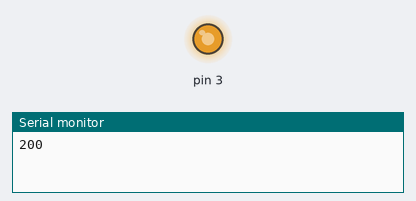
Bench run of a sketch on a simulated Arduino Uno, built with avr-gcc and run on an emulated ATmega328P. On the bench: output pins drawn as LEDs (lit = HIGH), the last lines printed to the serial monitor.

Above: at 0.05 s.
At 1.5 s:
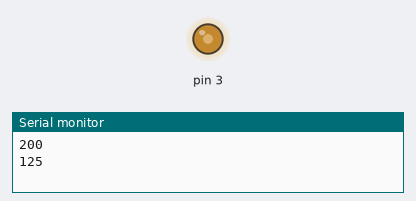
At 3.05 s:
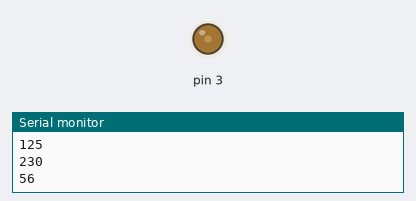
At 6.0 s:
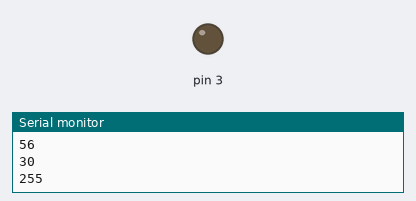
Timing chart, 0 to 7.8 s (numbered marks = the images above):
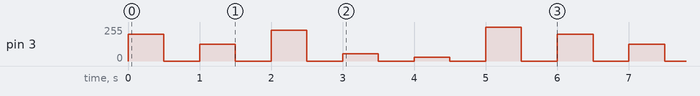

Measured:
- by itself, pin 3: repeats every 6.0 s: 0/255 0.50 s, 125/255 0.50 s, 0/255 0.50 s, 230/255 0.50 s, 0/255 0.50 s, 56/255 0.50 s, 0/255 0.50 s, 30/255 0.50 s, 0/255 0.50 s, 255/255 0.50 s, 0/255 0.50 s, 200/255 0.50 s

The sketch:

haystack_motor_02.ino
```cpp
//haystack motor 02.  Show use of analogWrite to vary speed.
int motorSpeed[6] = {200,125,230,56,30,255};

void setup() {
Serial.begin(9600);
}

void loop() {
// Serial.println(motorSpeed[0]);
// Serial.println(motorSpeed[1]);
// Serial.println(motorSpeed[2]);

  for(byte i=0; i<6; i++){
  analogWrite(3,motorSpeed[i]);
  Serial.println(motorSpeed[i]);
  delay(500);
  analogWrite(3,0);
  delay(500);
  }
}
```
